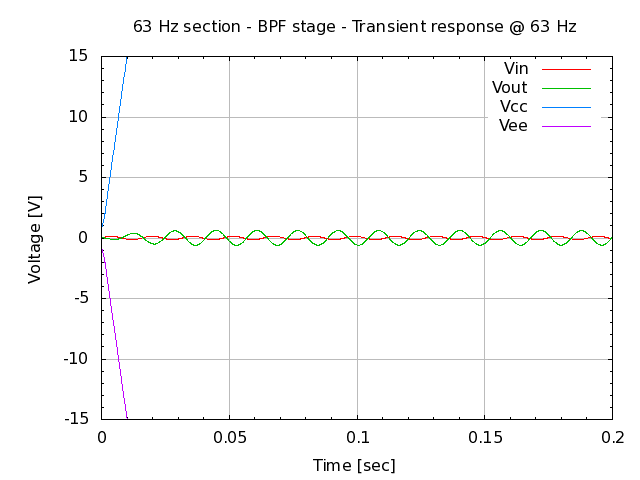

gnuplot code for this plot:
# set terminal
set term png

# set graph
set output "26.000.00.02.17-1.png"
set title "63 Hz section - BPF stage - Transient response @ 63 Hz"

# setup Y-axis
set yrange [-15:15]
set grid ytics lt 1 lw 1 lc rgb "#bbbbbb"
set mytics
set ylabel "Voltage [V]"

# setup X-axis
set grid xtics lt 1 lw 1 lc rgb "#bbbbbb"
set mxtics
set xlabel "Time [sec]"

# setup plot style
set style data lines
plot '26.000.00.02.17.dat' using 1:2 title "Vin", \
     '26.000.00.02.17.dat' using 1:3 title "Vout", \
     '26.000.00.02.17.dat' using 1:4 title "Vcc", \
     '26.000.00.02.17.dat' using 1:5 title "Vee"

# set output back to default
set output

# reset terminal type
set terminal pop
